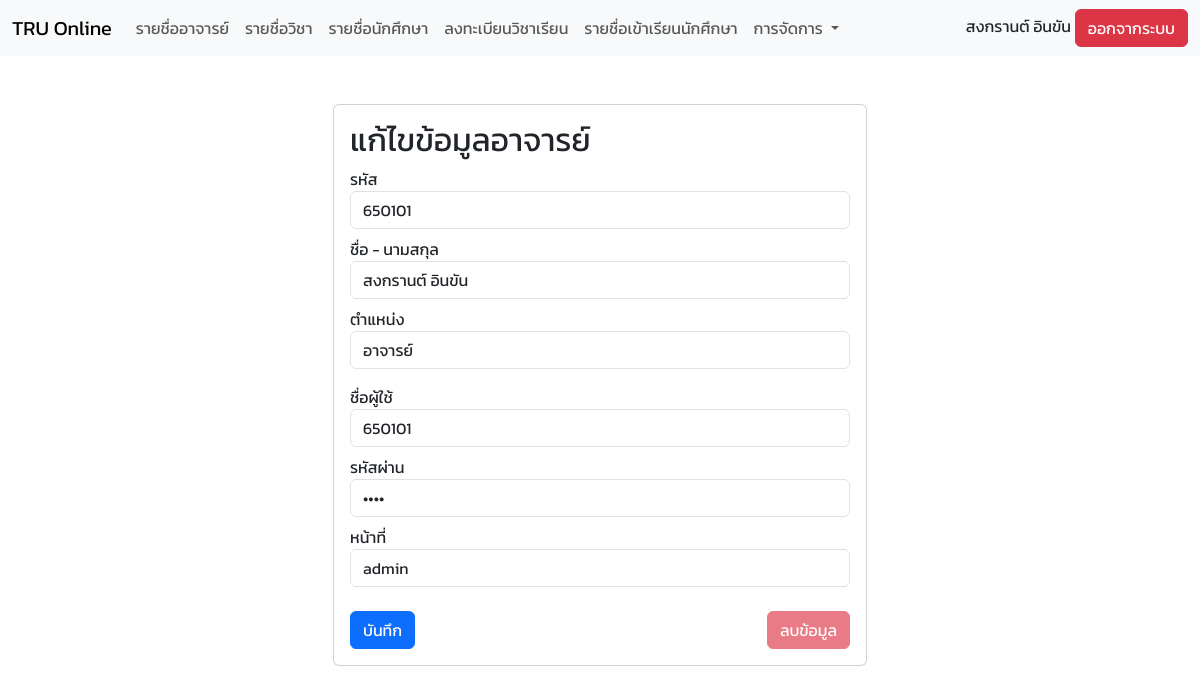
The app's page /user/main.php?page=edit-teacher&id=1 (signed in) with its own data.
### tables this page shows
CREATE TABLE `teachers` (
  `id` int(11) NOT NULL,
  `code` varchar(255) NOT NULL,
  `name` varchar(255) NOT NULL,
  `role` int(11) NOT NULL,
  `is_active` tinyint(1) NOT NULL DEFAULT 1
);

CREATE TABLE `users` (
  `id` int(11) NOT NULL,
  `username` varchar(255) NOT NULL,
  `password` varchar(255) NOT NULL,
  `role` int(11) NOT NULL,
  `teacher` int(11) NOT NULL
);

### user/pages/edit-teacher.php (the view, shortened to what this page needs)
<?php
$id = intval($_GET["id"]);
function fetch_teacher_user_data($conn, $id)
{
    $sql = "SELECT teachers.id, teachers.name, teachers.code, teacher_role.name AS teacherRole_name, teacher_role.id AS teacherRole_id
            FROM teachers
            LEFT JOIN teacher_role ON teachers.role = teacher_role.id
            WHERE teachers.id = $id";
    $qr = mysqli_query($conn, $sql);
    $rs = mysqli_fetch_assoc($qr);
    $sql_user = "SELECT users.*, user_role.id AS userRole_id
                 FROM users
                 INNER JOIN user_role ON users.role = user_role.id
                 WHERE users.teacher = $id";
    $qr_user = mysqli_query($conn, $sql_user);
    $rs_user = mysqli_fetch_assoc($qr_user);
    return [$rs, $rs_user];
}
$sql_role = "SELECT * FROM teacher_role";
$qr_role = mysqli_query($conn, $sql_role);
$sql_userRole = "SELECT * FROM user_role";
$qr_UserRole = mysqli_query($conn, $sql_userRole);
list($rs, $rs_user) = fetch_teacher_user_data($conn, $id);
?>
<html>
<div class="container mt-5">
    <div class="row justify-content-center">
        <div class="col-md-6">
            <div class="card">
                <div class="card-body">
                    <div class="card-title">
                        <h2>แก้ไขข้อมูลอาจารย์</h2>
                    </div>
                    <form action="./functions/teachers.php" method="post" id="editTeacherForm">
                        <div class="mb-3">
                            <div class="form-group mb-2">
                                <label for="code">รหัส</label>
                                <input type="text" class="form-control" id="code" name="code" value="<?= $rs["code"] ?>">
                            </div>
                            <div class="form-group mb-2">
                                <label for="name">ชื่อ - นามสกุล</label>
                                <input type="text" class="form-control" id="name" name="name" value="<?= $rs["name"] ?>">
                            </div>
                            <div class="form-group mb-2">
                                <label for="role">ตำแหน่ง</label>
                                <select class="form-control" id="role" name="role">
                                    <?php while ($row = mysqli_fetch_assoc($qr_role)) { ?>
                                        <option value="<?= $row["id"] ?>" <?= $rs["teacherRole_id"] == $row["id"] ? 'selected' : '' ?>>
                                            <?= $row["name"] ?>
                                        </option>
                                    <?php } ?>
                                </select>
                            </div>
                        </div>
                        <div class="mb-3">
                            <div class="form-group mb-2">
                                <label for="username">ชื่อผู้ใช้</label>
                                <input type="text" class="form-control" id="username" name="username" value="<?= $rs_user["username"] ?>">
                            </div>
                            <div class="form-group mb-2">
                                <label for="password">รหัสผ่าน</label>
                                <input type="password" class="form-control" id="password" name="password" value="<?= $rs_user["password"] ?>">
                            </div>
                            <div class="form-group mb-2">
                                <label for="userRole">หน้าที่</label>
                                <select class="form-control" id="userRole" name="userRole">
                                    <?php while ($row = mysqli_fetch_assoc($qr_UserRole)) { ?>
                                        <option value="<?= $row["id"] ?>" <?= $rs_user["userRole_id"] == $row["id"] ? 'selected' : '' ?>>
                                            <?= $row["name"] ?>
                                        </option>
                                    <?php } ?>
                                </select>
                            </div>
                        </div>
                        <div class="d-flex justify-content-between mt-4">
                            <button type="button" class="btn btn-primary" id="saveButton">บันทึก</button>
                            <button type="button" class="btn btn-danger" id="deleteButton" value="<?= $rs['id']; ?>" <?php if ($rs["id"] == $_SESSION['user']['teacherId']) echo 'disabled'; ?>>
                                ลบข้อมูล
                            </button>
                        </div>
                    </form>
                </div>
            </div>
        </div>
    </div>
</div>
</html>

### css/style.css (style rules this page uses)
* { font-family: 'kanit', Arial, sans-serif; }

### records on screen
teachers: code "650101", name "สงกรานต์ อินขัน"
users: username "650101"

### other values on screen
$_SESSION['user']['name'] "สงกรานต์ อินขัน"
form field role "อาจารย์"
form field userRole "admin"
